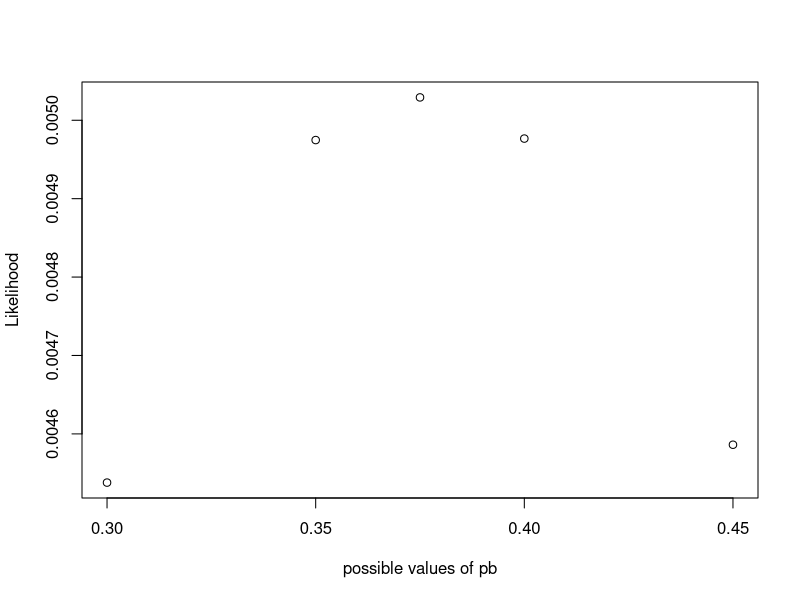
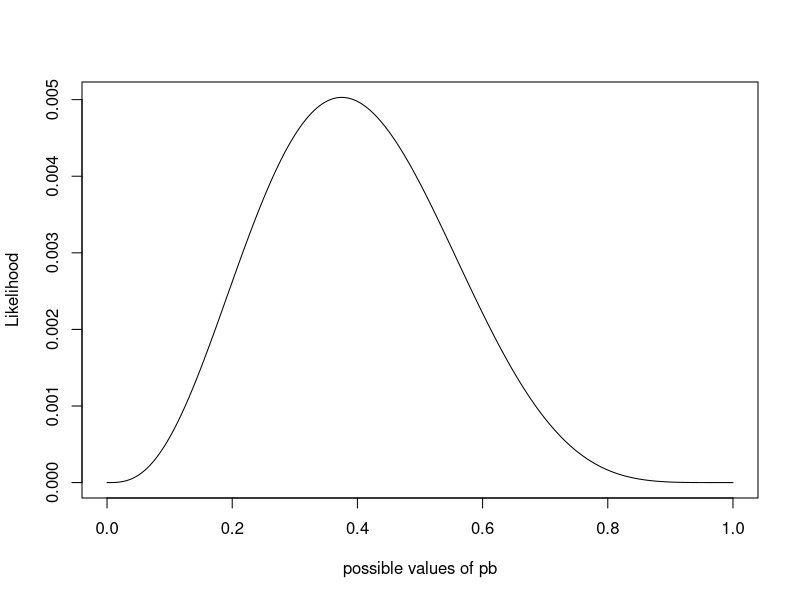
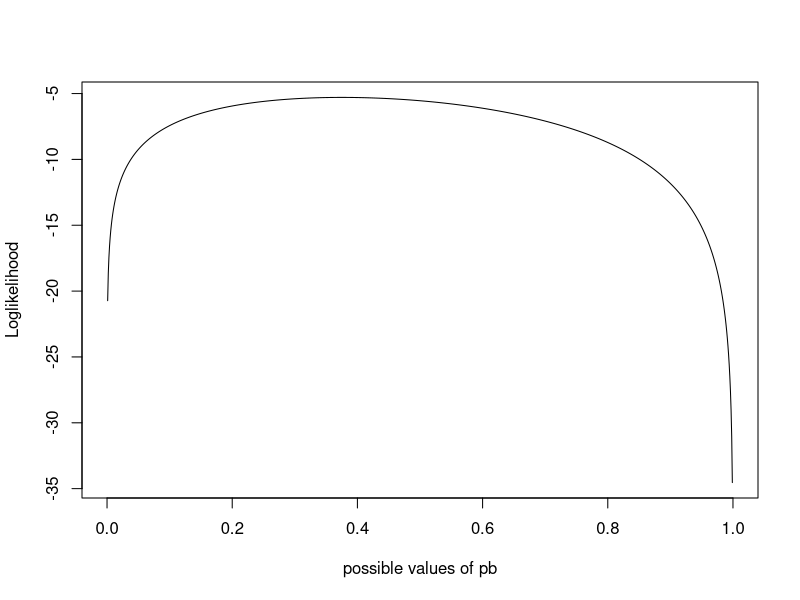
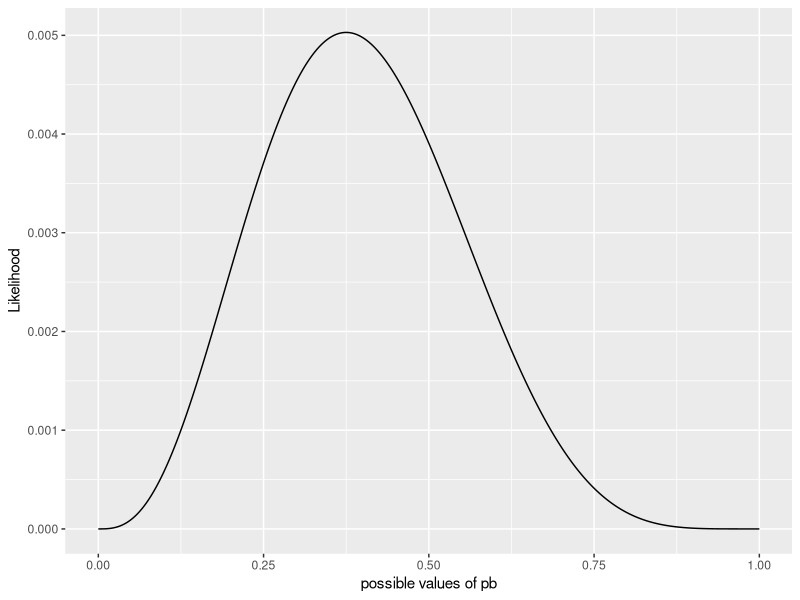
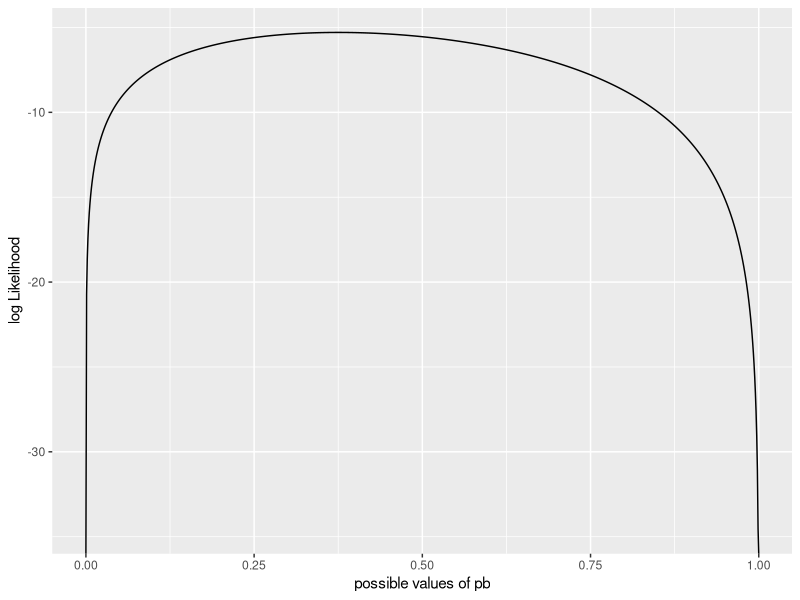
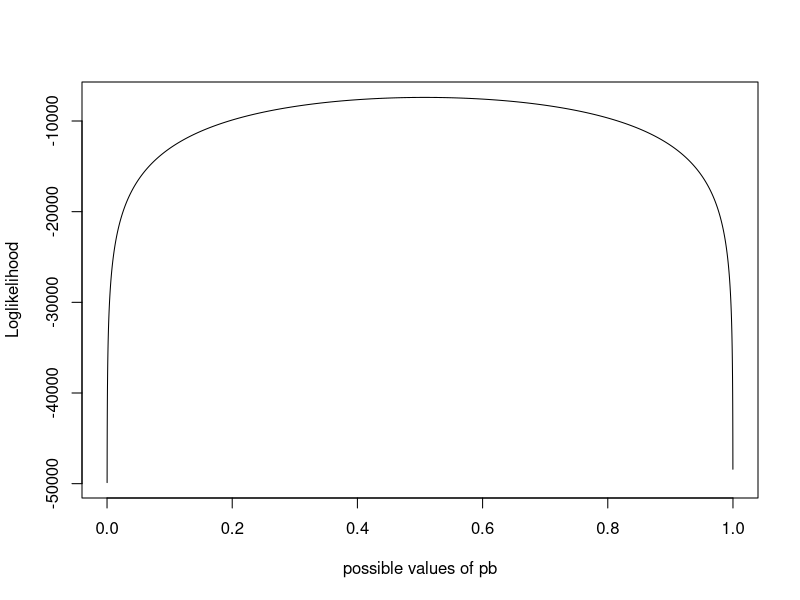
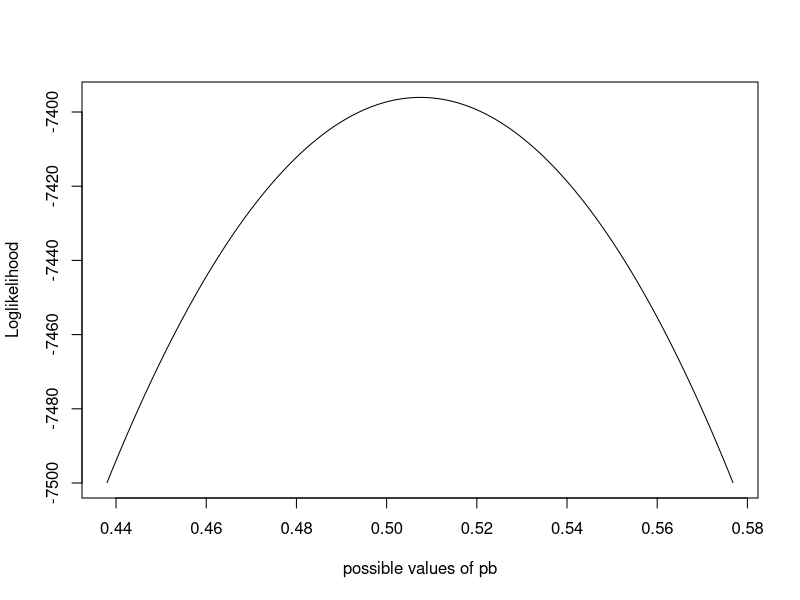
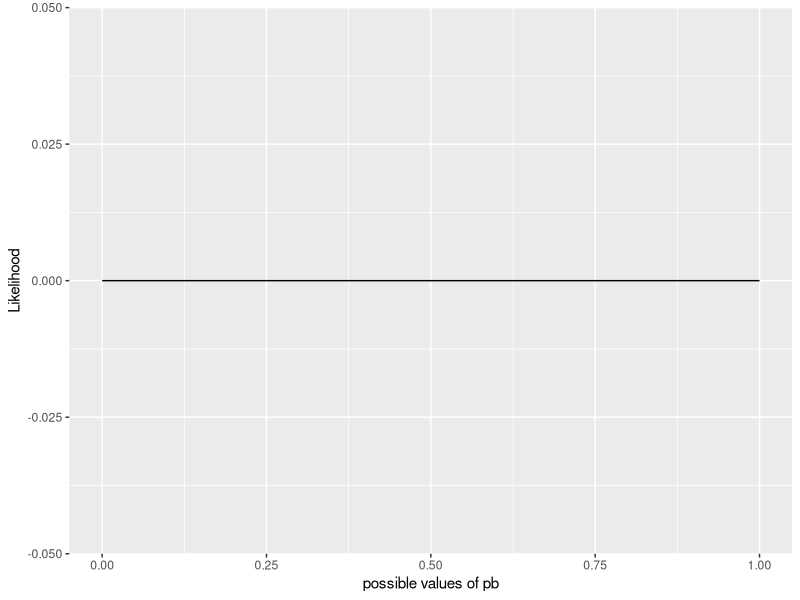

Write the R code that produced these figures, in order.
## ---- chunk 1
library(tidyverse)
## ---- chunk 2
# Evaluate small set of possible values of pb
pb <- c(.3, .35, .375, .4, .45)  # possible values for prob a boy is born
lik <- pb^3 * (1 - pb)^5         # likelihood of getting observed data
cbind(pb, lik)                   # print table of results
plot(pb, lik, xlab = "possible values of pb", ylab = "Likelihood")
max(lik)                         # maximum likelihood over 5 values of pb
pb[lik == max(lik)]              # value of pb where likelihood maximized

# Evaluate finer grid of possible values of pb
pb <- seq(0, 1, length = 1001)   # possible values for prob a boy is born
lik <- pb^3 * (1 - pb)^5         # likelihood of getting observed data
plot(pb, lik, xlab = "possible values of pb", ylab = "Likelihood", type = "l")
max(lik)                         # maximum likelihood over 1001 values of pb
pb[lik == max(lik)]              # value of pb where likelihood maximized

loglik <- 3 * log(pb) + 5 * log(1 - pb)      # find log likelihoods
plot(pb, loglik, xlab = "possible values of pb", ylab = "Loglikelihood", 
     type = "l")
max(loglik)                    # maximum loglikelihood over 1001 values of pb
pb[loglik == max(loglik)]      # likelihood and loglikelihood max at same spot
mle_pb_m1_small <- pb[loglik == max(loglik)]
max_logL_m1_small <- max(loglik)

# Create ggplot of likelihood and log-likelihood functions
model1grid <- data.frame(pb = pb, lik1 = lik, loglik1 = loglik)
ggplot(data = model1grid, aes(x = pb, y = lik1)) +
  geom_line() +
  labs(x = "possible values of pb", y = "Likelihood")
ggplot(data = model1grid, aes(x = pb, y = loglik1)) +
  geom_line() +
  labs(x = "possible values of pb", y = "log Likelihood")

## ---- chunk 3
# Apply Model 1 to NLSY data (for families with 3 or fewer children)
pb <- seq(0, 1, length = 10001)   # possible values for prob a boy is born
lik <- pb^5416 * (1 - pb)^5256    # likelihood (too small)
max(lik)
summary(lik)  

# loglikelihood of getting observed data
loglik <- 5416 * log(pb) + 5256 * log(1 - pb)   
plot(pb, loglik, xlab = "possible values of pb", ylab = "Loglikelihood", 
     type = "l")
plot(pb[loglik > (-7500)], loglik[loglik > (-7500)],
  xlab = "possible values of pb", 
  ylab = "Loglikelihood", type = "l")  # zoom plot
max(loglik)                 # maximum loglikelihood over all values of pb
pb[loglik == max(loglik)]   # MLE of pb
mle_pb_m1_nlsy <- pb[loglik == max(loglik)]
max_logL_m1_nlsy <- max(loglik)

# Create ggplot of likelihood and log-likelihood functions
model1grid <- data.frame(pb = pb, lik1 = lik, loglik1 = loglik)
ggplot(data = model1grid, aes(x = pb, y = lik1)) +
  geom_line() +
  labs(x = "possible values of pb", y = "Likelihood")
ggplot(data = model1grid, aes(x = pb, y = loglik1)) +
  geom_line() +
  labs(x = "possible values of pb", y = "log Likelihood")
model1grid %>%
  filter(loglik1 > (-7500)) %>%
  ggplot(aes(x = pb, y = loglik1)) +
    geom_line() +
    labs(x = "possible values of pb with loglik above -7500", 
         y = "log Likelihood")

## ---- chunk 4
# Find MLEs with 3-dimensional grid search
pbb <- seq(0, 1, length = 101)
pbg <- seq(0, 1, length = 101)
pbn <- seq(0, 1, length = 101)
model2_grid <- expand.grid(pbb = pbb, pbg = pbg, pbn = pbn)

lik <- model2_grid$pbn^1 * (1 - model2_grid$pbn)^3 * model2_grid$pbb^1 * 
  (1 - model2_grid$pbb)^1 * model2_grid$pbg^1 * (1 - model2_grid$pbg)^1
loglik <- 1 * log(model2_grid$pbn) + 3 * log(1 - model2_grid$pbn) + 
  1 * log(model2_grid$pbb) + 1 * log(1 - model2_grid$pbb) + 
  1 * log(model2_grid$pbg) + 1 * log(1 - model2_grid$pbg)

# Print results
max(lik)        # maximum likelihood over all combos of pbb, pbg, pbn
max(loglik)     # maximum loglikelihood over all combos of pbb, pbg, pbn

model2_grid$pbb[loglik == max(loglik)]   # MLE of pbb
model2_grid$pbg[loglik == max(loglik)]   # MLE of pbg
model2_grid$pbn[loglik == max(loglik)]   # MLE of pbn

# Store results
mle_pbb_m2_small <- model2_grid$pbb[loglik == max(loglik)]   # MLE of pbb
mle_pbg_m2_small <- model2_grid$pbg[loglik == max(loglik)]   # MLE of pbg
mle_pbn_m2_small <- model2_grid$pbn[loglik == max(loglik)]   # MLE of pbn

max_L_m2_small <- max(lik)
max_logL_m2_small <- max(loglik)
## ---- chunk 5
lrt <- 2 * (max_logL_m2_small - max_logL_m1_small)   
lrt                       # likelihood ratio test statistic
1 - pchisq(lrt, df = 2)   # p-value for testing Ho: no diff between Models 1&2

# AIC and BIC values for Models 1 and 2
aic1 <- -2 * max_logL_m1_small + 2 * 1
aic1
bic1 <- -2 * max_logL_m1_small + log(8) * 1
bic1
aic2 <- -2 * max_logL_m2_small + 2 * 3
aic2
bic2 <- -2 * max_logL_m2_small + log(8) * 3
bic2
